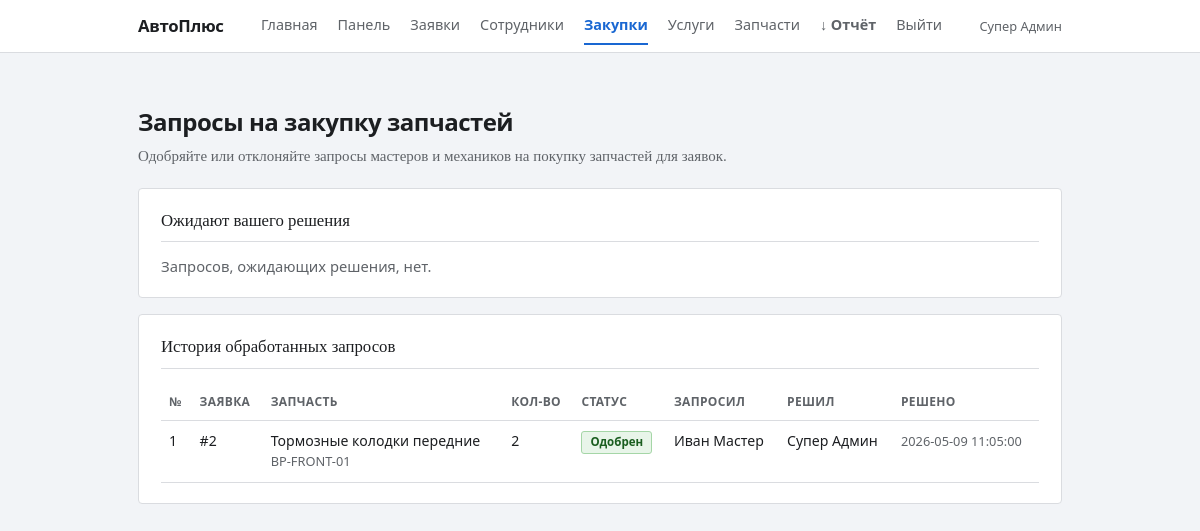
Screenshot of /pages/admin/purchase_requests.php (signed in) with the database file from the repository.
### tables this page shows
CREATE TABLE `part_purchase_requests` (
  `id` int UNSIGNED NOT NULL,
  `order_id` int UNSIGNED NOT NULL,
  `part_id` int UNSIGNED NOT NULL,
  `quantity` int UNSIGNED NOT NULL,
  `requested_by_master_id` int UNSIGNED DEFAULT NULL,
  `requested_by_mechanic_id` int UNSIGNED DEFAULT NULL,
  `approved_by_admin_id` int UNSIGNED DEFAULT NULL,
  `status` enum('pending','approved','rejected','ordered','received') NOT NULL DEFAULT 'pending',
  `comment` varchar(255) DEFAULT NULL,
  `created_at` datetime NOT NULL DEFAULT CURRENT_TIMESTAMP,
  `resolved_at` datetime DEFAULT NULL
);

CREATE TABLE `parts` (
  `id` int UNSIGNED NOT NULL,
  `name` varchar(120) NOT NULL,
  `article` varchar(80) NOT NULL,
  `price` decimal(10,2) NOT NULL,
  `quantity` int UNSIGNED NOT NULL DEFAULT '0',
  `description` text,
  `image` varchar(255) DEFAULT NULL
);

CREATE TABLE `users` (
  `id` int UNSIGNED NOT NULL,
  `full_name` varchar(150) NOT NULL,
  `phone` varchar(30) NOT NULL,
  `email` varchar(150) NOT NULL,
  `role` enum('client','mechanic','master','admin') NOT NULL DEFAULT 'client',
  `password` varchar(255) NOT NULL,
  `is_active` tinyint(1) NOT NULL DEFAULT '1',
  `created_at` timestamp NOT NULL DEFAULT CURRENT_TIMESTAMP
);

### pages/admin/_init.php (called while the page is built, shortened)
<?php
require_once __DIR__ . '/../../config/connect_database.php';
require_once __DIR__ . '/../../controllers/AdminController.php';
$admin_controller = new AdminController($mysql_connection);

### controllers/BaseController.php (called while the page is built, shortened)
<?php
require_once __DIR__ . '/../contexts/AppContext.php';
require_once __DIR__ . '/../contexts/PurchaseRequestContext.php';
class BaseController
{
    protected $db;
    private ?PurchaseRequestContext    $_purchases   = null;
    public function __construct($db)
    {
        $this->db = $db;
    }
    protected function purchases(): PurchaseRequestContext{ return $this->_purchases   ??= new PurchaseRequestContext($this->db); }
    protected function requireRole(array $allowedRoles): array
    {
        $role = $_SESSION['user']['role'] ?? null;
        return [true, null];
    }
    protected function ok(array $data = []): array  { return ['success' => true,  'data' => $data]; }
}

### controllers/AdminController.php (called while the page is built, shortened)
<?php
require_once __DIR__ . '/BaseController.php';
class AdminController extends BaseController
{
    public function getAllPurchaseRequests(): array
    {
        $check = $this->requireRole([User::ROLE_ADMIN]);
        return $this->ok(['requests' => $this->purchases()->getAll()]);
    }
}

### contexts/AppContext.php (called while the page is built, shortened)
<?php
abstract class AppContext
{
    protected $db;
    public function __construct($db)
    {
        $this->db = $db;
    }
    protected function fetchAll(string $sql, string $types = '', array $params = []): array
    {
        if ($types === '' || $params === []) {
            $result = mysqli_query($this->db, $sql);
            return $result ? $result->fetch_all(MYSQLI_ASSOC) : [];
        }
        $stmt = mysqli_prepare($this->db, $sql);
        mysqli_stmt_bind_param($stmt, $types, ...$params);
        mysqli_stmt_execute($stmt);
        $rows = mysqli_stmt_get_result($stmt)->fetch_all(MYSQLI_ASSOC);
        return $rows;
    }
}

### contexts/PurchaseRequestContext.php (called while the page is built, shortened)
<?php
require_once __DIR__ . '/AppContext.php';
class PurchaseRequestContext extends AppContext
{
    public function getAll(): array
    {
        return $this->fetchAll(
            "SELECT ppr.id, ppr.order_id, ppr.quantity, ppr.status,
                    ppr.comment, ppr.created_at, ppr.resolved_at,
                    p.name  AS part_name, p.article, p.price AS part_price,
                    COALESCE(u_m.full_name, u_mech.full_name) AS requester_name,
                    CASE WHEN ppr.requested_by_master_id IS NOT NULL THEN 'master' ELSE 'mechanic' END
                        AS requester_role,
                    u_a.full_name AS approved_by_admin
             FROM part_purchase_requests ppr
             JOIN   parts  p      ON p.id    = ppr.part_id
             LEFT JOIN users u_m    ON u_m.id    = ppr.requested_by_master_id
             LEFT JOIN users u_mech ON u_mech.id = ppr.requested_by_mechanic_id
             LEFT JOIN users u_a    ON u_a.id    = ppr.approved_by_admin_id
             ORDER BY ppr.created_at DESC"
        );
    }
}

### pages/admin/purchase_requests.php (the view, shortened to what this page needs)
<?php
require_once __DIR__ . '/_init.php';
$STATUS_LABELS = [
    PartPurchaseRequest::STATUS_PENDING  => 'Ожидает',
    PartPurchaseRequest::STATUS_APPROVED => 'Одобрен',
    PartPurchaseRequest::STATUS_REJECTED => 'Отклонён',
    'ordered'  => 'Заказан',
    'received' => 'Получен',
];
$STATUS_BADGE = [
    PartPurchaseRequest::STATUS_PENDING  => 'badge badge-warn',
    PartPurchaseRequest::STATUS_APPROVED => 'badge badge-done',
    PartPurchaseRequest::STATUS_REJECTED => 'badge',
    'ordered'  => 'badge badge-warn',
    'received' => 'badge badge-done',
];
$requests = [];
$r = $admin_controller->getAllPurchaseRequests();
if ($r['success'] ?? false) {
    $requests = $r['data']['requests'] ?? [];
}
$pending = array_filter($requests, fn($req) => ($req['status'] ?? '') === PartPurchaseRequest::STATUS_PENDING);
$resolved = array_filter($requests, fn($req) => ($req['status'] ?? '') !== PartPurchaseRequest::STATUS_PENDING);
?>
<!DOCTYPE html>
<html lang="ru">
<head>
</head>
<body>
    <?php include __DIR__ . '/../../includes/site_nav.php'; ?>
    <div class="page">
        <h1 class="sans">Запросы на закупку запчастей</h1>
        <p class="lead">Одобряйте или отклоняйте запросы мастеров и механиков на покупку запчастей для заявок.</p>
        <section class="card">
            <h2>Ожидают вашего решения <?php if (!empty($pending)): ?><span class="badge badge-warn"><?php echo count($pending); ?></span><?php endif; ?></h2>
            <?php if (empty($pending)): ?>
                <p class="empty">Запросов, ожидающих решения, нет.</p>
            <?php endif; ?>
        </section>
        <section class="card">
            <h2>История обработанных запросов</h2>
            <?php if (empty($resolved)): ?>
                <p class="empty">Обработанных запросов пока нет.</p>
            <?php else: ?>
                <div style="overflow-x: auto;">
                    <table class="sans">
                        <thead>
                            <tr>
                                <th>№</th>
                                <th>Заявка</th>
                                <th>Запчасть</th>
                                <th>Кол-во</th>
                                <th>Статус</th>
                                <th>Запросил</th>
                                <th>Решил</th>
                                <th>Решено</th>
                            </tr>
                        </thead>
                        <tbody>
                            <?php foreach ($resolved as $req): ?>
                                <?php
                                $st = (string) ($req['status'] ?? '');
                                $badge = $STATUS_BADGE[$st] ?? 'badge';
                                ?>
                                <tr>
                                    <td><?php echo (int) ($req['id'] ?? 0); ?></td>
                                    <td>#<?php echo (int) ($req['order_id'] ?? 0); ?></td>
                                    <td>
                                        <?php echo htmlspecialchars($req['part_name'] ?? ''); ?><br>
                                        <span class="hint"><?php echo htmlspecialchars($req['article'] ?? ''); ?></span>
                                    </td>
                                    <td><?php echo (int) ($req['quantity'] ?? 0); ?></td>
                                    <td><span class="<?php echo $badge; ?>"><?php echo htmlspecialchars($STATUS_LABELS[$st] ?? $st); ?></span></td>
                                    <td>
                                        <?php echo htmlspecialchars($req['requester_name'] ?? ''); ?>
                                    </td>
                                    <td><?php echo htmlspecialchars((string) ($req['approved_by_admin'] ?? '—')); ?></td>
                                    <td><span class="hint"><?php echo htmlspecialchars((string) ($req['resolved_at'] ?? '—')); ?></span></td>
                                </tr>
                            <?php endforeach; ?>
                        </tbody>
                    </table>
                </div>
            <?php endif; ?>
        </section>
    </div>
</body>
</html>

### includes/layout_styles.php (style rules this page uses)
:root { --bg: #f2f4f7; --paper: #ffffff; --text: #1c1e21; --muted: #5f6368; --border: #dadce0; --focus: #1967d2; --danger-bg: #fce8e8; --danger-border: #f0b4b4; --danger-text: #8b1a1a; --ok-bg: #e8f5e9; --ok-border: #a5d6a7; --ok-text: #1b5e20; }
* { box-sizing: border-box; }
body { margin: 0; min-height: 100vh; font-family: Georgia, "Times New Roman", serif; font-size: 15px; line-height: 1.45; color: var(--text); background: var(--bg); }
.sans { font-family: "Segoe UI", system-ui, -apple-system, sans-serif; }
.page { max-width: 960px; margin: 0 auto; padding: 24px 18px 56px; }
h1 { font-family: "Segoe UI", system-ui, sans-serif; font-size: 1.5rem; font-weight: 600; margin: 28px 0 6px; letter-spacing: -0.02em; }
.lead { margin: 0 0 20px; color: var(--muted); max-width: 48em; }
.card { font-family: "Segoe UI", system-ui, sans-serif; background: var(--paper); border: 1px solid var(--border); border-radius: 4px; padding: 20px 22px; margin-bottom: 16px; }
.card h2 { font-family: Georgia, serif; font-size: 1.05rem; font-weight: normal; margin: 0 0 14px; padding-bottom: 8px; border-bottom: 1px solid var(--border); color: var(--text); }
.hint { font-size: 0.8rem; color: var(--muted); margin: 6px 0 0; }
table { width: 100%; border-collapse: collapse; font-size: 0.88rem; }
th, td { text-align: left; padding: 10px 8px; border-bottom: 1px solid var(--border); vertical-align: top; }
th { font-weight: 600; color: var(--muted); font-size: 0.75rem; text-transform: uppercase; letter-spacing: 0.03em; }
.badge { display: inline-block; padding: 2px 8px; border-radius: 3px; font-size: 0.72rem; font-weight: 600; border: 1px solid var(--border); background: #f8f9fa; color: var(--text); }
.badge-done { border-color: var(--ok-border); background: var(--ok-bg); color: var(--ok-text); }
.empty { color: var(--muted); margin: 0; font-size: 0.92rem; }

### rows the page displays
part_purchase_requests: id "1", order "2", part.name "Тормозные колодки передние", part.article "BP-FRONT-01", quantity "2", status "Одобрен", requester_name "Иван Мастер", approved_by_admin.full_name "Супер Админ", resolved_at "2026-05-09 11:05:00"

### other values shown
$user_label "Супер Админ"
